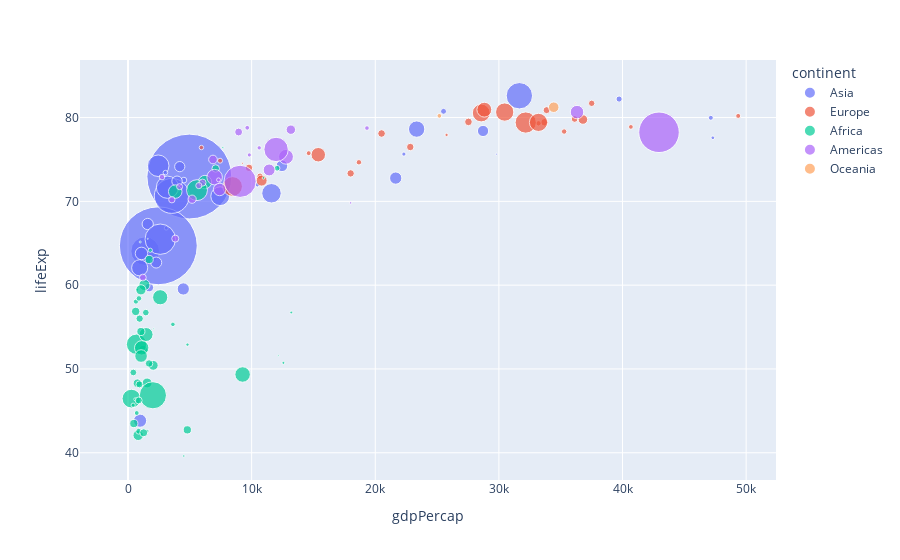

Here is the notebook cell this chart was saved with:
### Markdown cell above
## Plotly

### Code cell
import plotly.express as px
import plotly.io as pio
import plotly
plotly.offline.init_notebook_mode(connected=True)
gapminder = px.data.gapminder()
gapminder2007 = gapminder.query("year == 2007")
fig = px.scatter(gapminder2007, 
                 x="gdpPercap", y="lifeExp", color="continent", 
                 size="pop", size_max=60,
                 hover_name="country")
fig.show()

### Figure 1 — Plotly figure (JSON) as saved in the notebook; plotly's stock layout.template omitted (floating-point values rounded to 4 significant figures)
{"data": [{"hovertemplate": "<b>%{hovertext}</b><br><br>continent=Asia<br>gdpPercap=%{x}<br>lifeExp=%{y}<br>pop=%{marker.size}<extra></extra>", "hovertext": ["Afghanistan", "Bahrain", "Bangladesh", "Cambodia", "China", "Hong Kong, China", "India", "Indonesia", "Iran", "Iraq", "Israel", "Japan", "Jordan", "Korea, Dem. Rep.", "Korea, Rep.", "Kuwait", "Lebanon", "Malaysia", "Mongolia", "Myanmar", "Nepal", "Oman", "Pakistan", "Philippines", "Saudi Arabia", "Singapore", "Sri Lanka", "Syria", "Taiwan", "Thailand", "Vietnam", "West Bank and Gaza", "Yemen, Rep."], "legendgroup": "Asia", "marker": {"color": "#636efa", "size": [31889923, 708573, 150448339, 14131858, 1318683096, 6980412, 1110396331, 223547000, 69453570, 27499638, 6426679, 127467972, 6053193, 23301725, 49044790, 2505559, 3921278, 24821286, 2874127, 47761980, 28901790, 3204897, 169270617, 91077287, 27601038, 4553009, 20378239, 19314747, 23174294, 65068149, 85262356, 4018332, 22211743], "sizemode": "area", "sizeref": 366300.0, "symbol": "circle"}, "mode": "markers", "name": "Asia", "orientation": "v", "showlegend": true, "type": "scatter", "x": [974.6, 29800.0, 1391.0, 1714.0, 4959.0, 39720.0, 2452.0, 3541.0, 11610.0, 4471.0, 25520.0, 31660.0, 4519.0, 1593.0, 23350.0, 47310.0, 10460.0, 12450.0, 3096.0, 944, 1091.0, 22320.0, 2606.0, 3190.0, 21650.0, 47140.0, 3970.0, 4185.0, 28720.0, 7458.0, 2442.0, 3025.0, 2281.0], "xaxis": "x", "y": [43.83, 75.64, 64.06, 59.72, 72.96, 82.21, 64.7, 70.65, 70.96, 59.55, 80.75, 82.6, 72.53, 67.3, 78.62, 77.59, 71.99, 74.24, 66.8, 62.07, 63.78, 75.64, 65.48, 71.69, 72.78, 79.97, 72.4, 74.14, 78.4, 70.62, 74.25, 73.42, 62.7], "yaxis": "y"}, {"hovertemplate": "<b>%{hovertext}</b><br><br>continent=Europe<br>gdpPercap=%{x}<br>lifeExp=%{y}<br>pop=%{marker.size}<extra></extra>", "hovertext": ["Albania", "Austria", "Belgium", "Bosnia and Herzegovina", "Bulgaria", "Croatia", "Czech Republic", "Denmark", "Finland", "France", "Germany", "Greece", "Hungary", "Iceland", "Ireland", "Italy", "Montenegro", "Netherlands", "Norway", "Poland", "Portugal", "Romania", "Serbia", "Slovak Republic", "Slovenia", "Spain", "Sweden", "Switzerland", "Turkey", "United Kingdom"], "legendgroup": "Europe", "marker": {"color": "#EF553B", "size": [3600523, 8199783, 10392226, 4552198, 7322858, 4493312, 10228744, 5468120, 5238460, 61083916, 82400996, 10706290, 9956108, 301931, 4109086, 58147733, 684736, 16570613, 4627926, 38518241, 10642836, 22276056, 10150265, 5447502, 2009245, 40448191, 9031088, 7554661, 71158647, 60776238], "sizemode": "area", "sizeref": 366300.0, "symbol": "circle"}, "mode": "markers", "name": "Europe", "orientation": "v", "showlegend": true, "type": "scatter", "x": [5937.0, 36130.0, 33690.0, 7446.0, 10680.0, 14620.0, 22830.0, 35280.0, 33210.0, 30470.0, 32170.0, 27540.0, 18010.0, 36180.0, 40680.0, 28570.0, 9254.0, 36800.0, 49360.0, 15390.0, 20510.0, 10810.0, 9787.0, 18680.0, 25770.0, 28820.0, 33860.0, 37510.0, 8458.0, 33200.0], "xaxis": "x", "y": [76.42, 79.83, 79.44, 74.85, 73.0, 75.75, 76.49, 78.33, 79.31, 80.66, 79.41, 79.48, 73.34, 81.76, 78.89, 80.55, 74.54, 79.76, 80.2, 75.56, 78.1, 72.48, 74.0, 74.66, 77.93, 80.94, 80.88, 81.7, 71.78, 79.42], "yaxis": "y"}, {"hovertemplate": "<b>%{hovertext}</b><br><br>continent=Africa<br>gdpPercap=%{x}<br>lifeExp=%{y}<br>pop=%{marker.size}<extra></extra>", "hovertext": ["Algeria", "Angola", "Benin", "Botswana", "Burkina Faso", "Burundi", "Cameroon", "Central African Republic", "Chad", "Comoros", "Congo, Dem. Rep.", "Congo, Rep.", "Cote d'Ivoire", "Djibouti", "Egypt", "Equatorial Guinea", "Eritrea", "Ethiopia", "Gabon", "Gambia", "Ghana", "Guinea", "Guinea-Bissau", "Kenya", "Lesotho", "Liberia", "Libya", "Madagascar", "Malawi", "Mali", "Mauritania", "Mauritius", "Morocco", "Mozambique", "Namibia", "Niger", "Nigeria", "Reunion", "Rwanda", "Sao Tome and Principe", "Senegal", "Sierra Leone", "Somalia", "South Africa", "Sudan", "Swaziland", "Tanzania", "Togo", "Tunisia", "Uganda", "Zambia", "Zimbabwe"], "legendgroup": "Africa", "marker": {"color": "#00cc96", "size": [33333216, 12420476, 8078314, 1639131, 14326203, 8390505, 17696293, 4369038, 10238807, 710960, 64606759, 3800610, 18013409, 496374, 80264543, 551201, 4906585, 76511887, 1454867, 1688359, 22873338, 9947814, 1472041, 35610177, 2012649, 3193942, 6036914, 19167654, 13327079, 12031795, 3270065, 1250882, 33757175, 19951656, 2055080, 12894865, 135031164, 798094, 8860588, 199579, 12267493, 6144562, 9118773, 43997828, 42292929, 1133066, 38139640, 5701579, 10276158, 29170398, 11746035, 12311143], "sizemode": "area", "sizeref": 366300.0, "symbol": "circle"}, "mode": "markers", "name": "Africa", "orientation": "v", "showlegend": true, "type": "scatter", "x": [6223.0, 4797.0, 1441.0, 12570.0, 1217.0, 430.1, 2042.0, 706.0, 1704.0, 986.1, 277.6, 3633.0, 1545.0, 2082.0, 5581.0, 12150.0, 641.4, 690.8, 13210.0, 752.7, 1328.0, 942.7, 579.2, 1463.0, 1569.0, 414.5, 12060.0, 1045.0, 759.3, 1043.0, 1803.0, 10960.0, 3820.0, 823.7, 4811.0, 619.7, 2014.0, 7670.0, 863.1, 1598.0, 1712.0, 862.5, 926.1, 9270.0, 2602.0, 4513.0, 1107.0, 883.0, 7093.0, 1056.0, 1271.0, 469.7], "xaxis": "x", "y": [72.3, 42.73, 56.73, 50.73, 52.3, 49.58, 50.43, 44.74, 50.65, 65.15, 46.46, 55.32, 48.33, 54.79, 71.34, 51.58, 58.04, 52.95, 56.73, 59.45, 60.02, 56.01, 46.39, 54.11, 42.59, 45.68, 73.95, 59.44, 48.3, 54.47, 64.16, 72.8, 71.16, 42.08, 52.91, 56.87, 46.86, 76.44, 46.24, 65.53, 63.06, 42.57, 48.16, 49.34, 58.56, 39.61, 52.52, 58.42, 73.92, 51.54, 42.38, 43.49], "yaxis": "y"}, {"hovertemplate": "<b>%{hovertext}</b><br><br>continent=Americas<br>gdpPercap=%{x}<br>lifeExp=%{y}<br>pop=%{marker.size}<extra></extra>", "hovertext": ["Argentina", "Bolivia", "Brazil", "Canada", "Chile", "Colombia", "Costa Rica", "Cuba", "Dominican Republic", "Ecuador", "El Salvador", "Guatemala", "Haiti", "Honduras", "Jamaica", "Mexico", "Nicaragua", "Panama", "Paraguay", "Peru", "Puerto Rico", "Trinidad and Tobago", "United States", "Uruguay", "Venezuela"], "legendgroup": "Americas", "marker": {"color": "#ab63fa", "size": [40301927, 9119152, 190010647, 33390141, 16284741, 44227550, 4133884, 11416987, 9319622, 13755680, 6939688, 12572928, 8502814, 7483763, 2780132, 108700891, 5675356, 3242173, 6667147, 28674757, 3942491, 1056608, 301139947, 3447496, 26084662], "sizemode": "area", "sizeref": 366300.0, "symbol": "circle"}, "mode": "markers", "name": "Americas", "orientation": "v", "showlegend": true, "type": "scatter", "x": [12780.0, 3822.0, 9066.0, 36320.0, 13170.0, 7007.0, 9645.0, 8948.0, 6025.0, 6873.0, 5728.0, 5186.0, 1202.0, 3548.0, 7321.0, 11980.0, 2749.0, 9809.0, 4173.0, 7409.0, 19330.0, 18010.0, 42950.0, 10610.0, 11420.0], "xaxis": "x", "y": [75.32, 65.55, 72.39, 80.65, 78.55, 72.89, 78.78, 78.27, 72.23, 74.99, 71.88, 70.26, 60.92, 70.2, 72.57, 76.19, 72.9, 75.54, 71.75, 71.42, 78.75, 69.82, 78.24, 76.38, 73.75], "yaxis": "y"}, {"hovertemplate": "<b>%{hovertext}</b><br><br>continent=Oceania<br>gdpPercap=%{x}<br>lifeExp=%{y}<br>pop=%{marker.size}<extra></extra>", "hovertext": ["Australia", "New Zealand"], "legendgroup": "Oceania", "marker": {"color": "#FFA15A", "size": [20434176, 4115771], "sizemode": "area", "sizeref": 366300.0, "symbol": "circle"}, "mode": "markers", "name": "Oceania", "orientation": "v", "showlegend": true, "type": "scatter", "x": [34440.0, 25190.0], "xaxis": "x", "y": [81.23, 80.2], "yaxis": "y"}], "layout": {"autosize": true, "legend": {"itemsizing": "constant", "title": {"text": "continent"}, "tracegroupgap": 0}, "margin": {"t": 60}, "xaxis": {"anchor": "y", "autorange": true, "domain": [0, 1], "range": [-3151.0, 52320.0], "title": {"text": "gdpPercap"}, "type": "linear"}, "yaxis": {"anchor": "x", "autorange": true, "domain": [0, 1], "range": [36.27, 88.74], "title": {"text": "lifeExp"}, "type": "linear"}}}
